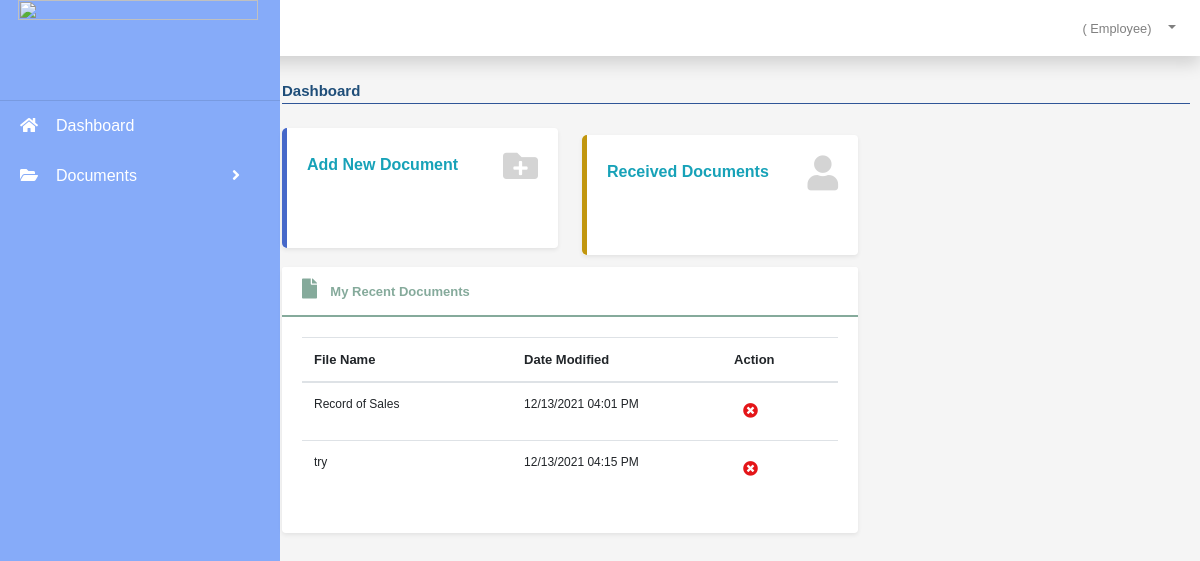
/navbar.php, run on an earlier commit of the app's database.
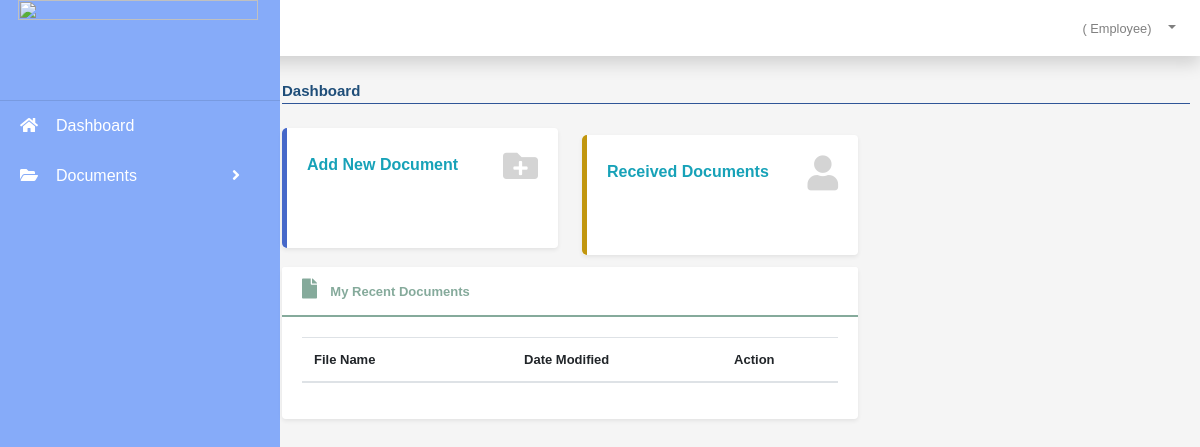
And on a later commit of the database.
### tables this page shows
CREATE TABLE `file_upload` (
  `id` int(50) NOT NULL,
  `user` varchar(255) NOT NULL,
  `phone_number` varchar(255) NOT NULL,
  `tracking_no` text NOT NULL,
  `file_name` varchar(255) NOT NULL,
  `file_description` varchar(255) NOT NULL,
  `select_date` varchar(250) NOT NULL,
  `department` varchar(255) NOT NULL,
  `attach_file` varchar(255) NOT NULL,
  `type_document` varchar(255) NOT NULL,
  `routedTo` varchar(255) NOT NULL,
  `pleaseNote` varchar(255) NOT NULL,
  `forYour` varchar(255) NOT NULL,
  `status` varchar(255) NOT NULL
);

### navbar.php (the view, shortened to what this page needs)
<?php
	$username = $_SESSION['username'];
 ?>
<!DOCTYPE html>
<html>
<head>
  <link rel="stylesheet" href="navbar.css">
  <link rel="stylesheet" href="https://maxcdn.bootstrapcdn.com/bootstrap/4.5.2/css/bootstrap.min.css">
  <link rel="stylesheet" href="https://cdnjs.cloudflare.com/ajax/libs/font-awesome/5.15.1/css/all.min.css">
</head>
<body style="background-color: #F5F5F5;">
  <div class="wrapper">
    <?php include_once"include/topbar.php"; ?>
    <?php include_once"include/sidebar.php"; ?>
  </div>
<div class="main-content">
  <div class="info">
    <div style="font-size: 15px; font-weight: 600">Dashboard
  </div>
</div>
</div>
<div class="card shadow-sm bg-white" style="width: 23%; margin-left: 23.5%; border: none; margin-top: 2%; display: fixed">
    <a href="add_document.php" style="text-decoration: none;">
      <div class="card-body" style="height: 120px; border-left: 5px solid #4668C9; border-radius: 5px 0 0 5px;">
        <div class="row no-gutters align-items-center">
           <div class="col mr-2">
             <div class="text-xs font-weight-bold text-info text mb-1">
              Add New Document</div>
              </div>
             <div class="col-auto">
            <i class="fas fa-folder-plus fa-2x text-gray-300" style="font-size: 35px; color: #D4D4D4;"></i>
          </div>
       </div>
      </div>
    </a>
</div>
<div class="card shadow-sm bg-white" style="width: 23%; margin-left: 48.5%; border: none; margin-top: -9.4%; display: fixed">
    <a href="receive_docu.php" style="text-decoration: none;">
      <div class="card-body" style="height: 120px; border-left: 5px solid #C1960E; border-radius: 5px 0 0 5px;">
        <div class="row no-gutters align-items-center">
           <div class="col mr-2">
             <div class="text-xs font-weight-bold text-info text mb-1">
              Received Documents</div>
              </div>
             <div class="col-auto">
            <i class="fas fa-user fa-2x text-gray-300" style="font-size: 35px; color: #D4D4D4;"></i>
          </div>
       </div>
      </div>
    </a>
</div>
<div class="wrapper" style="display: fixed">
<div class="card shadow-sm bg-white" style="width: 48%; margin-left: 23.5%; border: none; margin-top: 1%;">
  <div class="card-header" style="background-color: white; border-bottom: 2px solid #85AA9B;">
    <span><i class="fas fa-file" style="font-size: 20px; color: #85AA9B;"></i>&nbsp;&nbsp;&nbsp;</span><label style="font-size: 13px; font-weight: 550; color: #85AA9B;margin-bottom: -5%;">My Recent Documents</label>
  </div>
  <div class="card-body" style="height: auto;">
    <div class="table-responsive">
      <table class="table" id="dataTable" width="100%" cellspacing="0">
        <thead>
          <tr style="font-size: 13px">
            <th style="width: 20%">File Name</th>
            <th style="width: 20%">Date Modified</th>
            <th style="width: 10%">Action</th>
           </tr>
        </thead>
        <tbody>
          <?php
              include_once('connection_db/connection.php');
              $sql = "SELECT * FROM file_upload where user = '$username'";
              $query = $conn->query($sql);
              while($row = $query->fetch_assoc()){
                echo
                "<tr style='font-size: 12px'>
                  <td>".$row['file_name']."</td>
                  <td>".$row['select_date']."</td>
                  <td>
                    <a href='#delete_".$row['id']."' class='btn btn-sm m-0' data-toggle='tooltip'title='Remove' style='font-size: 15px; color: #E41619'><i class='fa fa-times-circle'></i></a>
                  </td>
                </tr>";
              }
            ?>
        </tbody>
      </table>
    </div>
  </div>
</div>
</div>
</body>
</html>

What changed in the data, as far as the page shows it:
removed file_upload: file_name "Record of Sales", select_date "12/13/2021 04:01 PM"
removed file_upload: file_name "try", select_date "12/13/2021 04:15 PM"
